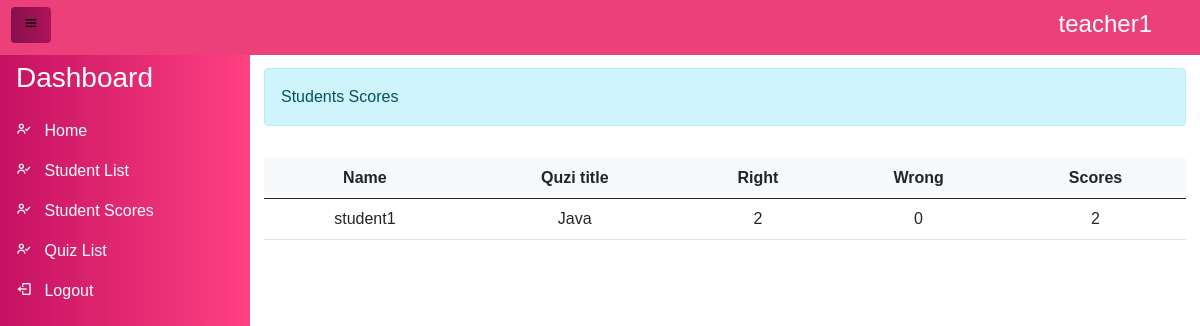
Screenshot of /teacher/studentsRank.php (signed in) with the database file from the repository.
### tables this page shows
CREATE TABLE `student` (
  `s_id` int(11) NOT NULL,
  `s_name` varchar(255) NOT NULL,
  `s_reg` varchar(255) NOT NULL,
  `s_username` varchar(255) NOT NULL,
  `std_mobile` varchar(255) NOT NULL,
  `scores` int(11) NOT NULL,
  `std_password` varchar(255) NOT NULL,
  `t_id` int(11) NOT NULL
);

### teacher/studentsRank.php (the view, shortened to what this page needs)
<?php
require("../database/config.php");
?>
<!DOCTYPE html>
<html lang="en">
<head>
    <link rel="stylesheet" href="../css/style.css">
  <link href="https://cdn.jsdelivr.net/npm/bootstrap@5.0.0-beta2/dist/css/bootstrap.min.css" rel="stylesheet" />
  <link href="https://cdn.jsdelivr.net/npm/boxicons@2.0.5/css/boxicons.min.css" rel="stylesheet" />
</head>
<body>
  <div class="side-navbar active-nav d-flex justify-content-between flex-wrap flex-column" id="sidebar">
    <ul class="nav flex-column text-white w-100">
      <a href="#" class="nav-link h3 text-white my-2">
     Dashboard
      </a>
     <li class="nav-link">
        <a href="t-dashboard.php">
        <i class="bx bx-user-check"></i>
        <span class="mx-2">Home</span>
        </a>
      </li>
      <li class="nav-link">
        <a href="students.php">
          <i class="bx bx-user-check"></i>
          <span class="mx-2">Student List</span>
          </a>
      </li>
	  <li class="nav-link">
        <a href="studentsRank.php">
          <i class="bx bx-user-check"></i>
          <span class="mx-2">Student Scores</span>
          </a>
      </li>
      <li class="nav-link">
        <a href="quiz-list.php">
          <i class="bx bx-user-check"></i>
          <span class="mx-2">Quiz List</span>
          </a>
      </li>
      <li class="nav-link">
      <a href="logout.php">
          <i class="bx bx-log-out"></i>
          <span class="mx-2">Logout</span>
          </a>
      </li>
    </ul>
  </div>
  <div class="p-1 my-container active-cont">
    <nav class="navbar fixed-top top-navbar navbar-light bg-light px-5">
      <a class="btn border-0" id="menu-btn">
        <i class="bx bx-menu"></i></a>
        <h4 class="text-white text-center mt-2 pt-1"><?php  echo $_SESSION['teacher']; ?></h4>
    </nav>
    <div class="main">
      <div class="alert alert-info info-text" role="alert">
    Students Scores
      </div>
      <div class="table-responsive py-3 ">
        <table class="table">
          <thead class="bg-light">
            <tr class="text-center">
              <th scope="col">Name</th>
              <th scope="col">Quzi title</th>
              <th scope="col">Right</th>
              <th scope="col">Wrong</th>
              <th scope="col">Scores</th>
            </tr>
          </thead>
          <tbody>
            <?php
            $selectStudentHeldQuiz="SELECT DISTINCT s.s_id, s.s_name,q.quiz_title,h.correct,h.tot_questions,h.wrong,h.scores,t.t_id FROM student s
            INNER JOIN history h ON h.s_id = s.s_id
            INNER JOIN teacher t ON t.t_id  = S.t_id
            INNER JOIN quizlist q on q.quiz_id = h.quizId WHERE h.s_id = s.s_id AND t.t_id = {$_SESSION['teacher_id']};";
            $result=  mysqli_query($conn,$selectStudentHeldQuiz);
            if(mysqli_num_rows($result)>0){
              while($data = mysqli_fetch_assoc($result)){
            ?>
            <tr class="text-center">
              <td><?php echo $data['s_name']  ?>
              </td>
              <td><?php echo $data['quiz_title']  ?></td>
              <td><?php echo $data['correct']  ?></td>
              <td><?php echo $data['wrong']  ?></td>
              <td><?php echo $data['scores']  ?></td>
            </tr>
            <?php  }} ?>
          </tbody>
        </table>
        </div>
    </div>
  </div>
</body>
</html>

### css/style.css (style rules this page uses)
* { margin: 0 ; padding: 0; box-sizing: border-box; font-family: sans-serif; list-style: none !important; text-decoration: none !important; }
a { color: #fff !important; }
a.btn { color: #010101 !important; }
body { min-height: 100vh; background-color: #fff; }
.side-navbar { width: 250px; height: 100%; position: fixed; margin-left: -300px; background: linear-gradient(to right,#C51162, #FF4081); transition: 0.5s; margin-top: 45px; }
.top-navbar { margin-top: -10px !important; margin-left: -5px; background: linear-gradient(135deg,#EC407A, #EC407A); }
.my-container { transition: 0.4s; }
.active-nav { margin-left: 0; }
.active-cont { margin-left: 250px; }
#menu-btn { background: linear-gradient(to right,#880E4F,#AD1457); color: #fff; margin-left: -32px; margin-top: 5px; }
.main { margin-top: 4rem; margin-left: 10px; padding-right: 10px; }

### rows the page displays
student: s_name "student1", quiz_title "Java", correct "2", wrong "0", scores "2"

### other values shown
$_SESSION['teacher'] "teacher1"
